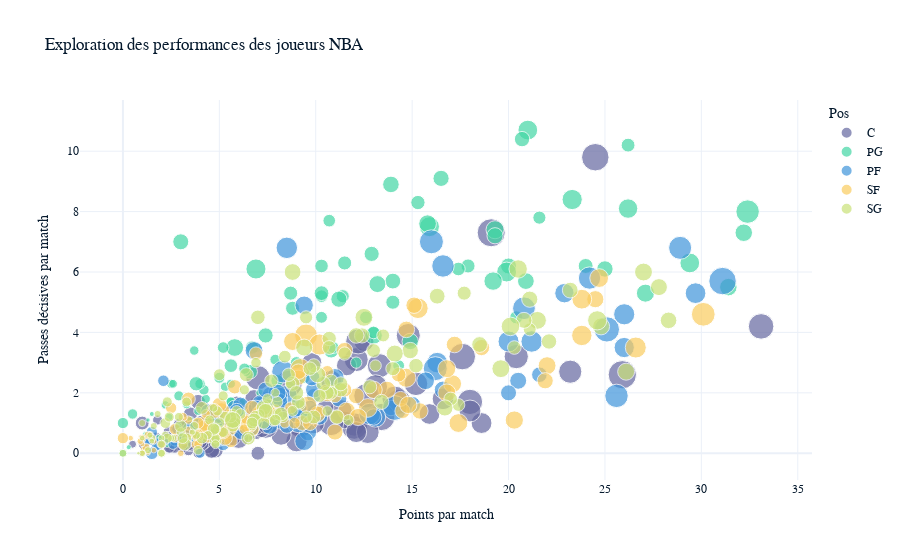

The notebook cell this image was saved under:
### Code cell
print("\n====================================\n")
print("Visualisation Interactive des Performances NBA\n")
print("====================================\n")
print("Nous allons finir par une exploration des performances des joueurs NBA grâce à un graphique interactif.\n")
print("Ce graphique permet de visualiser la relation entre les points marqués, les passes décisives,\n")
print("et les rebonds. Les joueurs sont différenciés par leur position et leur taille de bulle indique\n")
print("leur contribution en termes de rebonds. Vous pouvez interagir avec ce graphique pour examiner\n")
print("les données de manière plus détaillée.\n")
print("\n")

fig = px.scatter(players_stats, x='PTS', y='AST', size='TRB', color='Pos',
                 hover_data=['Player', 'Team', 'TRB'],
                 title="Exploration des performances des joueurs NBA")
fig.update_layout(xaxis_title="Points par match",
                 yaxis_title="Passes décisives par match")
fig.show()

### Figure 1 — Plotly figure (JSON) as saved in the notebook; plotly's stock layout.template omitted (floating-point values rounded to 4 significant figures; data arrays with more than 128 entries replaced by an {"elided": "..."} marker saying what was removed)
{"data": [{"customdata": {"elided": "124x3 mixed values"}, "hovertemplate": "Pos=C<br>PTS=%{x}<br>AST=%{y}<br>TRB=%{customdata[2]}<br>Player=%{customdata[0]}<br>Team=%{customdata[1]}<extra></extra>", "legendgroup": "C", "marker": {"color": "#6568a0", "size": [10.2, 12.5, 11.8, 8.4, 9.2, 12.3, 6.8, 10, 7.5, 11, 7.3, 6.7, 8.7, 9, 9.8, 10.2, 11.6, 9.1, 9.2, 9, 9.1, 6.2, 6.4, 11, 6.4, 4.9, 8.1, 9.7, 6.9, 9.9, 4.5, 3.5, 8.1, 7.2, 6.8, 3.3, 6.2, 5.8, 6, 8.4, 8.9, 5.6, 7.1, 11.5, 6.4, 8.3, 9.4, 3, 4.5, 3, 9.3, 3.1, 5, 4.7, 5.4, 4.1, 4.6, 4.6, 5.4, 4.1, 2.3, 4.3, 3.3, 2.3, 6.8, 3.1, 3.4, 6.6, 4.9, 5.5, 2.8, 4.2, 3.6, 3.1, 3.4, 2.3, 5.2, 6.5, 2.8, 3.8, 4.2, 2.3, 5.2, 2.5, 2.6, 4.1, 0, 4.3, 3.8, 3.8, 2.8, 3.4, 3.9, 1.9, 3.5, 1.6, 2.9, 1.5, 4.1, 2.5, 3.5, 3.3, 1.9, 2.7, 4.7, 1.9, 1.9, 2.9, 4.1, 1.4, 2.3, 1.4, 1.4, 1.6, 0.9, 2.2, 1.3, 2.6, 3, 2.3, 0.9, 2.1, 0.3, 1], "sizemode": "area", "sizeref": 0.03125, "symbol": "circle"}, "mode": "markers", "name": "C", "orientation": "v", "showlegend": true, "x": [33.1, 25.9, 24.5, 23.2, 20.4, 19.1, 18.6, 18, 18, 17.6, 16.6, 15.9, 15.2, 14.8, 14.3, 14.1, 13.4, 13.3, 12.6, 12.1, 13.1, 12.5, 12, 12, 11.6, 11.5, 11.3, 12.2, 7.5, 10.8, 10.5, 6.9, 12.7, 9.9, 12.1, 4.6, 9.8, 9.4, 9.2, 9.2, 9.1, 9, 9, 8.6, 8.2, 8, 7.4, 7.3, 7.2, 7, 7, 7, 7, 6.9, 6.8, 6.7, 7.3, 3.7, 6.6, 6.6, 6.5, 6.5, 7.4, 2.4, 10.8, 6.2, 5.9, 6, 5.9, 5.7, 5.6, 5.5, 5.7, 3.5, 5.4, 4, 5.1, 5, 5, 4.8, 4.7, 3.3, 5.8, 4.4, 4.4, 4.6, 0, 4.3, 4.2, 4.1, 4.1, 4, 4.1, 3.4, 3.9, 3.9, 3.8, 3.7, 3.7, 2.5, 4.6, 3.5, 3.4, 3.4, 3.4, 3.3, 3.1, 3.1, 3, 3, 2.7, 2.6, 2.7, 1.8, 2.4, 2.4, 2.2, 2.3, 1, 1.7, 1.6, 1.1, 0.9, 0.5], "xaxis": "x", "y": [4.2, 2.6, 9.8, 2.7, 3.2, 7.3, 1, 1.7, 1.4, 3.2, 1.8, 1.3, 2.3, 3.9, 1.7, 1.8, 1.2, 2.9, 1.9, 3.1, 2.2, 3.7, 0.9, 0.9, 2.9, 1.1, 1.4, 3.7, 1.7, 1, 1.5, 0.7, 0.7, 1, 0.7, 0.1, 3, 1, 0.9, 0.9, 1.1, 1.1, 0.4, 2.3, 0.6, 1.4, 0.9, 1.4, 0.8, 0, 2.5, 1.3, 1.6, 0.9, 1.8, 0.9, 1.1, 0.4, 1.3, 1, 0.6, 0.7, 0.9, 0.7, 2.4, 0.9, 0.6, 0.5, 1.6, 1.4, 0.6, 0.5, 0.5, 1.3, 0.9, 0.9, 0.9, 1.2, 0.7, 0.1, 0.8, 0.9, 1.2, 0.3, 0.2, 0.1, 0, 0.9, 0.4, 1.5, 0.3, 0.4, 1, 0.1, 1.7, 0, 0.8, 0.3, 0.8, 0.2, 0.6, 0.3, 0.7, 0.3, 0.5, 0.3, 0.2, 0.5, 0.9, 0.5, 0.2, 0.4, 0.8, 1.1, 0.6, 0.2, 0.4, 0.5, 1, 0.5, 0.1, 0.3, 0, 0.3], "yaxis": "y", "type": "scatter"}, {"customdata": {"elided": "106x3 mixed values"}, "hovertemplate": "Pos=PG<br>PTS=%{x}<br>AST=%{y}<br>TRB=%{customdata[2]}<br>Player=%{customdata[0]}<br>Team=%{customdata[1]}<extra></extra>", "legendgroup": "PG", "marker": {"color": "#43d7a4", "size": [8.6, 4.8, 4.8, 6.1, 5.1, 5.9, 3, 4.2, 3.5, 6.4, 2.7, 6.1, 4.4, 3.7, 2.7, 4, 6.2, 5.1, 4.1, 5.3, 3.1, 2.9, 4.1, 6.2, 4.9, 3.2, 4.2, 2.2, 3.9, 4.3, 4.5, 4.8, 3.6, 2.5, 2.5, 3.1, 2, 3.5, 3.1, 2.7, 4.1, 2.9, 2.5, 3.4, 2.2, 2.2, 1.8, 2.1, 2.3, 3.1, 3.1, 2.5, 1.8, 2.3, 1.4, 2.5, 3.6, 1, 1.7, 6.3, 2.8, 3.3, 1.4, 1.7, 4.9, 0.7, 0.9, 1.1, 0, 2, 2.9, 1.3, 1.8, 1.5, 2.1, 1.9, 1.5, 1.5, 1.4, 1.3, 1.3, 1.7, 1.7, 1.2, 3.2, 1.4, 0.8, 1, 1.3, 1, 4, 0.7, 1.6, 1.3, 0.9, 0.7, 1.1, 1, 0, 0.4, 0.4, 1.2, 0.3, 0.9, 1.7, 2], "sizemode": "area", "sizeref": 0.03125, "symbol": "circle"}, "mode": "markers", "name": "PG", "orientation": "v", "showlegend": true, "x": [32.4, 32.2, 31.4, 29.4, 27.1, 26.2, 26.2, 25, 24, 23.3, 21.6, 21, 20.9, 20.7, 20.4, 20, 19.9, 19.3, 19.3, 19.2, 17.9, 17.4, 16.5, 15.9, 15.8, 15.3, 14.9, 14.3, 14, 13.9, 13.2, 13, 12.9, 12.6, 10.7, 14, 12.1, 10.8, 11.5, 11.4, 11.2, 10.3, 10.3, 10.3, 10.3, 10.9, 7.9, 9.4, 9, 8.8, 8.7, 8, 8, 7.7, 5.3, 13, 7.4, 7.1, 6.9, 6.9, 6.7, 6.6, 6.4, 5.6, 5.8, 6.2, 6.2, 6.2, 3, 6.3, 5.6, 5.6, 5.6, 5.6, 5.2, 5, 4.7, 4.6, 4.6, 4.6, 4.3, 4.2, 4, 3.9, 3.8, 3.7, 3.5, 3.3, 3.8, 0, 3, 2.9, 2.9, 2.5, 2.4, 2.3, 2.2, 1.9, 1.8, 1.5, 0.3, 2.6, 1.3, 1.2, 0.5, 0], "xaxis": "x", "y": [8, 7.3, 5.5, 6.3, 5.3, 8.1, 10.2, 6.1, 6.2, 8.4, 7.8, 10.7, 5.7, 10.4, 4.5, 6.2, 6, 7.4, 7.2, 5.7, 6.2, 6.1, 9.1, 7.5, 7.6, 8.3, 3.7, 2.9, 5.7, 8.9, 5.6, 3.9, 6.6, 4.5, 7.7, 5, 3, 3.4, 6.3, 5.2, 5.1, 6.2, 5.2, 5.3, 4.5, 3.5, 3.1, 2.5, 3, 4.8, 5.3, 2.4, 2.1, 1.8, 2.2, 4, 3.9, 2, 3.5, 6.1, 3.5, 2.7, 2.7, 1.7, 3.5, 1.3, 1.7, 1.4, 1, 2.8, 2.9, 2.3, 1.3, 1.7, 3.5, 2.5, 1.5, 1.2, 1.3, 0.9, 1.8, 2.1, 2.3, 1.4, 2.3, 3.4, 1.1, 1.6, 1, 0, 7, 0.9, 1.9, 2.3, 1.2, 0.3, 1.6, 0.5, 0.6, 1.3, 0.2, 2.3, 1.1, 0.6, 1.3, 1], "yaxis": "y", "type": "scatter"}, {"customdata": {"elided": "113x3 mixed values"}, "hovertemplate": "Pos=PF<br>PTS=%{x}<br>AST=%{y}<br>TRB=%{customdata[2]}<br>Player=%{customdata[0]}<br>Team=%{customdata[1]}<extra></extra>", "legendgroup": "PF", "marker": {"color": "#4095db", "size": [11.8, 6.7, 6.4, 8.3, 7, 8.6, 10, 7.8, 5.9, 3.8, 7.2, 8.1, 4.5, 6.9, 4, 7.9, 6.6, 9, 9, 4.9, 3.8, 4.8, 4.5, 9.6, 6.5, 7.2, 4.3, 4.7, 4, 5.3, 4, 5.5, 3.4, 4.3, 4.1, 3.7, 5.3, 5.5, 6, 5.8, 2.4, 4.8, 7.2, 4.7, 4.9, 6.8, 5.7, 2.4, 4.7, 4.6, 4.9, 7.9, 6.7, 2.6, 4.1, 2.8, 5.4, 2.8, 3.8, 3.8, 4.2, 5, 2.8, 2.8, 3.3, 3.8, 3.6, 3.8, 3.4, 3.5, 3.6, 1.5, 2.1, 2.9, 2.9, 2.6, 2.1, 4, 2.4, 2.1, 2.7, 3, 3.4, 1.2, 3.5, 3.1, 1.7, 2.5, 3.6, 2.2, 1.5, 3.8, 2.2, 3.9, 2.3, 1.7, 1.8, 1.5, 1.6, 2.9, 1.7, 1.7, 0.8, 2.1, 0, 1.2, 2.5, 2.5, 2, 1.2, 1, 0, 0], "sizemode": "area", "sizeref": 0.03125, "symbol": "circle"}, "mode": "markers", "name": "PF", "orientation": "v", "showlegend": true, "x": [31.1, 29.7, 26, 28.9, 26, 25.6, 25.1, 24.2, 22.9, 21.6, 21.2, 20.8, 20.5, 20, 20, 16.6, 16.3, 16.2, 16, 15.7, 13.9, 16.6, 15, 14.1, 13.1, 12.8, 13, 9.6, 11.2, 11, 10.2, 10, 9.9, 9.9, 9.8, 9.7, 9.4, 9.4, 9.3, 9.1, 9.1, 9, 8.5, 9.1, 7.2, 8.5, 7.7, 8.2, 8.1, 8.1, 8, 8.3, 7.2, 7.8, 7.6, 9.5, 7.4, 7.4, 7.4, 6.9, 6.8, 6.8, 6.7, 6.7, 8.5, 5.8, 6.4, 6.1, 6.1, 6, 5.9, 5.5, 5.5, 5.4, 5.2, 5.2, 5, 5, 5, 5, 4.9, 4.9, 4.7, 4.6, 4.4, 4.4, 4.2, 4.1, 3.9, 3.6, 4.5, 3.8, 3.8, 3.5, 3.4, 3.3, 3, 2.7, 4, 2.9, 2.8, 2.6, 2.2, 2.1, 2, 1.8, 1.8, 1.5, 1.5, 1.4, 1.3, 0, 0], "xaxis": "x", "y": [5.7, 5.3, 3.5, 6.8, 4.6, 1.9, 4.1, 5.8, 5.3, 2.6, 3.7, 4.8, 2.4, 3.7, 2, 6.2, 3, 2.8, 7, 2.4, 1.5, 2.1, 1.6, 1.5, 1.2, 1.3, 1.2, 0.7, 1.8, 2.5, 1.2, 1.3, 1.9, 2.1, 2.5, 1.5, 4.9, 0.4, 1.1, 1, 1.6, 1.3, 6.8, 1.5, 1.6, 1.9, 1.9, 1, 1.9, 1.7, 2, 2.7, 1.6, 1.2, 0.9, 1.1, 1.5, 1, 2.1, 1.5, 1, 3.4, 0.8, 0.8, 0.9, 1.5, 0.9, 1.6, 0.7, 1.2, 1.4, 0.8, 0.7, 0.7, 1, 0.3, 1.3, 0.5, 0.5, 0.8, 1.2, 0.6, 0.8, 0.5, 0.8, 1.4, 0.8, 0.9, 0.9, 0.9, 0.8, 0.6, 0.5, 0.8, 0.6, 0.6, 0.6, 0.4, 0, 0.6, 0.8, 0.3, 0.4, 2.4, 0, 0.2, 0.3, 0, 0.7, 0.4, 0.4, 0, 0], "yaxis": "y", "type": "scatter"}, {"customdata": {"elided": "120x3 mixed values"}, "hovertemplate": "Pos=SF<br>PTS=%{x}<br>AST=%{y}<br>TRB=%{customdata[2]}<br>Player=%{customdata[0]}<br>Team=%{customdata[1]}<extra></extra>", "legendgroup": "SF", "marker": {"color": "#facc5f", "size": [8.8, 6.9, 5.5, 4.6, 6.1, 6.5, 5, 4.1, 5.2, 4.3, 4.1, 5.5, 5, 5, 5, 4.2, 6.6, 4.2, 5.7, 4.3, 3.6, 3.5, 3.3, 4.7, 4.8, 4.6, 5.5, 4.6, 3.9, 4.1, 3.2, 2.8, 2.2, 3.8, 8.2, 7, 0, 4, 1.6, 2.9, 4.8, 4.8, 3.2, 3.5, 6.4, 3.6, 3.8, 2.1, 5.1, 3.1, 4.7, 2.3, 2.5, 4.6, 2.2, 3.1, 3.6, 4.1, 2.3, 3.5, 0.5, 2.4, 2.8, 3.5, 2.6, 2.6, 1.4, 2.6, 2.5, 1.6, 1.7, 3.2, 2.1, 4, 2.4, 2.4, 3.3, 2.8, 2.2, 4.3, 3.4, 1.7, 3.6, 0.8, 1.8, 3.8, 3.8, 1.3, 2.3, 1.3, 1.3, 2.3, 1.5, 1.9, 1.2, 0.5, 1.1, 2.2, 1.3, 1.7, 2, 2.9, 0.7, 1, 2.1, 1.3, 2, 0, 0.6, 0, 0.9, 0.3, 1, 1, 0.6, 1, 0.4, 0.7, 0.5, 2], "sizemode": "area", "sizeref": 0.03125, "symbol": "circle"}, "mode": "markers", "name": "SF", "orientation": "v", "showlegend": true, "x": [30.1, 26.6, 24.7, 24.5, 23.8, 23.8, 22, 21.9, 20.3, 17.2, 18.6, 17.4, 17.1, 16.8, 16.8, 15.4, 15.3, 15.1, 14.7, 14.7, 14.5, 14.4, 14.3, 14.8, 11.6, 13.7, 12.7, 12.2, 12.1, 11.5, 11.5, 11.1, 10.2, 10.1, 9.5, 10.2, 0, 11, 8.4, 11, 9.6, 10.6, 6.7, 9.3, 9.2, 9.1, 9.1, 8.9, 8.8, 6, 13, 8.7, 7.9, 7.6, 7.6, 4.2, 7.2, 7.1, 4.9, 9.7, 1.6, 10.6, 6.9, 6.7, 5.6, 6.6, 6.5, 6.4, 6.4, 6.4, 6.3, 5.8, 5.7, 5.6, 5.6, 5.5, 5.3, 5.2, 5.1, 5.1, 5, 4.8, 4.7, 4.5, 4.4, 4.4, 4.3, 4.3, 4.2, 2.7, 3.9, 3.9, 3.8, 3.8, 3.9, 3.4, 3.4, 3.4, 3.1, 3.1, 2.7, 3.4, 3, 1.1, 3.9, 2, 2.5, 1.7, 1.6, 1.5, 1.4, 1.3, 1.3, 1.2, 1, 1, 1, 0.9, 0.4, 0], "xaxis": "x", "y": [4.6, 3.5, 5.8, 5.1, 5.1, 3.9, 2.9, 2.4, 1.1, 3.6, 3.5, 1, 2.3, 2, 2.8, 1.4, 4.8, 4.9, 2.5, 4.1, 1.4, 1.8, 2.6, 1.6, 1.4, 2.1, 1.5, 1.2, 1.9, 3.4, 2.1, 1.2, 1.4, 1.3, 3.9, 3.6, 0, 0.7, 1, 1.9, 1.6, 2, 0.8, 1, 2.8, 2.5, 2.7, 1, 3.7, 1, 2.1, 1.5, 1.4, 1.3, 1.4, 0.7, 1.4, 1.3, 0.5, 1, 0.1, 2.7, 3.3, 1.5, 0.4, 0.9, 0.9, 0.9, 1.1, 1.1, 0.8, 2.2, 0.9, 1.2, 0.8, 1, 0.5, 0.7, 0.7, 1.4, 1.6, 0.8, 1.4, 0.9, 0.9, 0.6, 1, 1.3, 0.9, 0.5, 0.4, 0.6, 0.3, 0.6, 0.3, 0.5, 1.1, 0.7, 1.2, 0.3, 0.8, 1.8, 0, 0.1, 1, 0.3, 1.5, 0.3, 0.4, 0.5, 0.6, 0, 0.6, 0.2, 0, 0.5, 0.3, 0.4, 0.5, 0.5], "yaxis": "y", "type": "scatter"}, {"customdata": {"elided": "146x3 mixed values"}, "hovertemplate": "Pos=SG<br>PTS=%{x}<br>AST=%{y}<br>TRB=%{customdata[2]}<br>Player=%{customdata[0]}<br>Team=%{customdata[1]}<extra></extra>", "legendgroup": "SG", "marker": {"color": "#cae279", "size": {"elided": "146 float values"}, "sizemode": "area", "sizeref": 0.03125, "symbol": "circle"}, "mode": "markers", "name": "SG", "orientation": "v", "showlegend": true, "x": {"elided": "146 float values"}, "xaxis": "x", "y": {"elided": "146 float values"}, "yaxis": "y", "type": "scatter"}], "layout": {"xaxis": {"anchor": "y", "domain": [0, 1], "title": {"text": "Points par match"}}, "yaxis": {"anchor": "x", "domain": [0, 1], "title": {"text": "Passes décisives par match"}}, "legend": {"title": {"text": "Pos"}, "tracegroupgap": 0, "itemsizing": "constant"}, "title": {"text": "Exploration des performances des joueurs NBA"}}}
